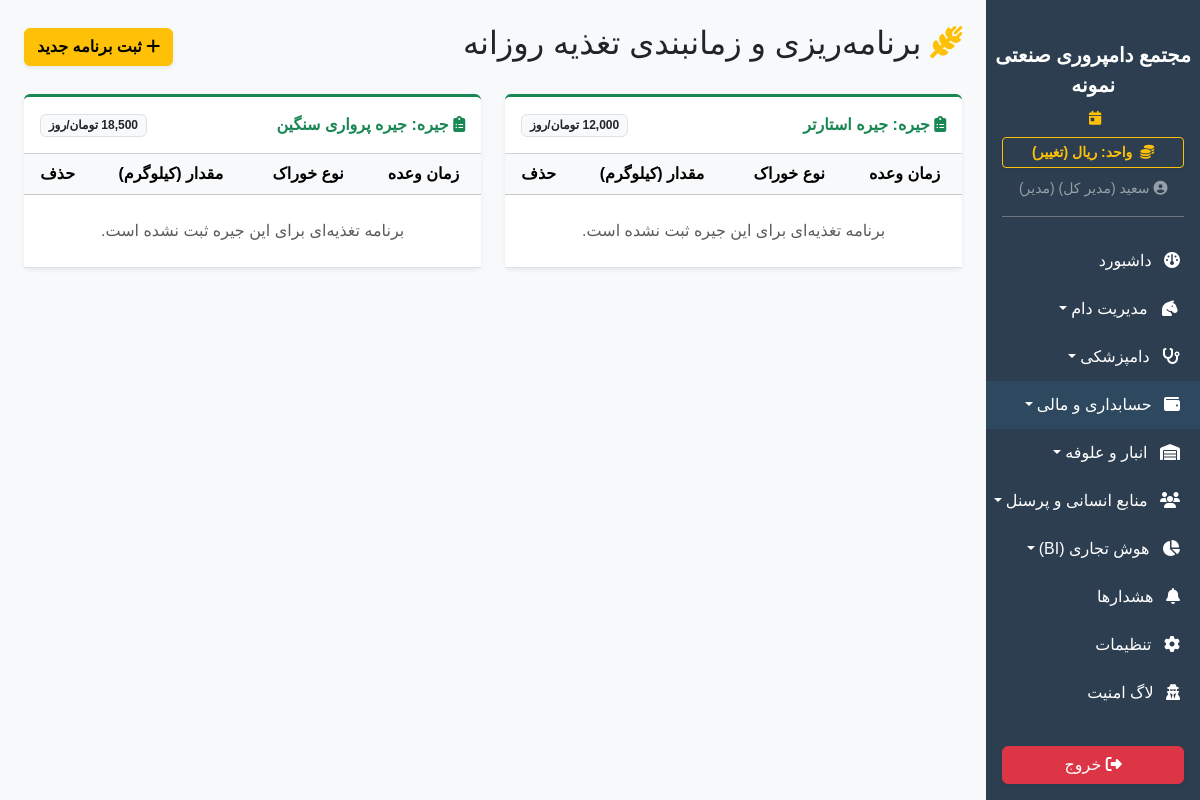
Screenshot of /feeding_schedule (signed in) with the database file from the repository.
### app/models.py (models this page shows)
class SystemSetting(db.Model):
    id = db.Column(db.Integer, primary_key=True)
    key = db.Column(db.String(50), unique=True, nullable=False)
    value = db.Column(db.String(255), nullable=False)
    description = db.Column(db.String(255), nullable=True)

class User(UserMixin, db.Model):
    id = db.Column(db.Integer, primary_key=True)
    username = db.Column(db.String(50), unique=True, nullable=False)
    password_hash = db.Column(db.String(255), nullable=False)
    name = db.Column(db.String(100), nullable=False)
    role = db.Column(db.String(20), default='کارگر') # مدیر، دامپزشک، حسابدار، کارگر
    can_view_livestock = db.Column(db.Boolean, default=False)
    can_view_finance = db.Column(db.Boolean, default=False)
    can_view_inventory = db.Column(db.Boolean, default=False)
    can_view_hr = db.Column(db.Boolean, default=False)
    can_view_reports = db.Column(db.Boolean, default=False)
    can_view_settings = db.Column(db.Boolean, default=False)

class FeedRation(db.Model):
    id = db.Column(db.Integer, primary_key=True)
    name = db.Column(db.String(100), nullable=False)
    daily_cost = db.Column(Numeric(18, 2), default=0.0)
    description = db.Column(db.String(255), nullable=True)
    schedules = db.relationship('FeedingSchedule', backref='ration', lazy=True, cascade="all, delete-orphan")

### app/blueprints/dashboard.py (the view)
@dashboard_bp.route('/feeding_schedule')
def feeding_schedule():
    from app.models import FeedRation
    return render_template('dashboard/feeding.html', rations=FeedRation.query.all())

### app/__init__.py (called while the page is built)
def get_system_setting(key, default):
    from app.models import SystemSetting
    s = SystemSetting.query.filter_by(key=key).first()
    return s.value if s else default

### app/blueprints/dashboard.py (called while the page is built)
@dashboard_bp.app_context_processor
def inject_settings():
    try:
        all_settings = {s.key: s.value for s in SystemSetting.query.all()}
    except:
        all_settings = {}
    return dict(system_settings=all_settings)

### app/templates/dashboard/feeding.html (shortened to what this page needs)
{% extends 'base.html' %}
{% block content %}
<div class="d-flex justify-content-between align-items-center mb-4">
    <h2><i class="fa-solid fa-wheat-awn text-warning"></i> برنامه‌ریزی و زمانبندی تغذیه روزانه</h2>
    <button class="btn btn-warning shadow-sm fw-bold" data-bs-toggle="modal" data-bs-target="#addScheduleModal"><i class="fa-solid fa-plus"></i> ثبت برنامه جدید</button>
</div>
<div class="row g-4">
    {% for ration in rations %}
    <div class="col-lg-6">
        <div class="card shadow-sm border-0 h-100 border-top border-success border-3">
            <div class="card-header bg-white fw-bold py-3 d-flex justify-content-between align-items-center">
                <span class="text-success"><i class="fa-solid fa-clipboard-list"></i> جیره: {{ ration.name }}</span>
                <span class="badge bg-light text-dark border">{{ "{:,.0f}".format(ration.daily_cost) }} تومان/روز</span>
            </div>
            <div class="card-body p-0">
                <div class="table-responsive">
                    <table class="table table-hover align-middle text-center mb-0">
                        <thead class="table-light"><tr><th>زمان وعده</th><th>نوع خوراک</th><th>مقدار (کیلوگرم)</th><th>حذف</th></tr></thead>
                        <tbody>
                            {% for schedule in ration.schedules %}
                            <tr>
                                <td class="fw-bold
                                    {% if schedule.time_of_day == 'صبح' %}text-primary
                                    {% elif schedule.time_of_day == 'ظهر' %}text-warning text-dark
                                    {% else %}text-secondary{% endif %}">
                                    <i class="fa-solid fa-clock"></i> {{ schedule.time_of_day }}
                                </td>
                                <td class="fw-bold">{{ schedule.feed_type }}</td>
                                <td class="text-success fw-bold">{{ schedule.amount_kg }} kg</td>
                                <td><a href="{{ url_for('dashboard.delete_setting', type='schedule', id=schedule.id) }}" class="btn btn-sm btn-outline-danger" onclick="return confirm('حذف شود؟')"><i class="fa-solid fa-trash"></i></a></td>
                            </tr>
                            {% else %}
                            <tr><td colspan="4" class="text-muted py-4">برنامه تغذیه‌ای برای این جیره ثبت نشده است.</td></tr>
                            {% endfor %}
                        </tbody>
                    </table>
                </div>
            </div>
        </div>
    </div>
    {% else %}
    <div class="col-12"><div class="alert alert-warning text-center">ابتدا باید در بخش تنظیمات، یک جیره غذایی تعریف کنید.</div></div>
    {% endfor %}
</div>
{% endblock %}

### app/templates/base.html (shortened to what this page needs)
<!DOCTYPE html>
<html lang="fa" dir="rtl">
<head>
    <link href="https://cdn.jsdelivr.net/gh/rastikerdar/vazirmatn@v33.003/Vazirmatn-font-face.css" rel="stylesheet">
    <link rel="stylesheet" href="https://unpkg.com/persian-datepicker@1.2.0/dist/css/persian-datepicker.min.css">
    <link rel="stylesheet" href="https://cdn.jsdelivr.net/npm/bootstrap@5.3.2/dist/css/bootstrap.rtl.min.css">
    <link rel="stylesheet" href="https://cdnjs.cloudflare.com/ajax/libs/font-awesome/6.4.2/css/all.min.css">
    <link rel="stylesheet" href="{{ url_for('static', filename='css/style.css') }}">
</head>
<body>
    <div class="d-flex" id="wrapper">
        <div class="sidebar-bg d-flex flex-column" id="sidebar-wrapper">
            <div class="sidebar-heading text-center pt-3 pb-2 text-white">
                <div class="fs-5 fw-bold">{{ system_settings.get('farm_name', 'دامداری من') }}</div>
            </div>
            <div class="text-center text-warning small mb-2 px-3">
                <i class="fa-solid fa-calendar-day me-1"></i>
            </div>
            <div class="px-3 mb-2">
                <a href="{{ url_for('dashboard.toggle_currency') }}" class="btn btn-sm btn-outline-warning w-100 fw-bold shadow-sm">
                    <i class="fa-solid fa-coins me-1"></i> واحد: {{ get_system_currency_from_settings() }} (تغییر)
                </a>
            </div>
            <div class="text-center text-white-50 mb-3 pb-3 border-bottom border-secondary mx-3">
                <small><i class="fa-solid fa-circle-user"></i> {% if current_user.is_authenticated %}{{ current_user.name }} ({{ current_user.role }}){% endif %}</small>
            </div>
            <div class="list-group list-group-flush my-1" id="sidebar-accordion" style="overflow-y: auto;">
                <a href="{{ url_for('dashboard.index') }}" class="list-group-item list-group-item-action bg-transparent text-white "><i class="fa-solid fa-gauge me-2"></i> داشبورد</a>
                {% if current_user.is_authenticated %}
                    {% if current_user.can_view_livestock %}
                    <a href="#livestockSubmenu" data-bs-toggle="collapse" class="list-group-item list-group-item-action bg-transparent text-white dropdown-toggle {% if request.blueprint == 'livestock' %}active-sidebar-link{% endif %}"><i class="fa-solid fa-horse-head me-2"></i> مدیریت دام</a>
                    {% if current_user.role in ['مدیر', 'دامپزشک'] %}
                    <a href="#vetSubmenu" data-bs-toggle="collapse" class="list-group-item list-group-item-action bg-transparent text-white dropdown-toggle"><i class="fa-solid fa-stethoscope me-2"></i> دامپزشکی</a>
                    {% endif %}
                    {% endif %}
                    {% if current_user.can_view_finance %}
                    <a href="#financeSubmenu" data-bs-toggle="collapse" class="list-group-item list-group-item-action bg-transparent text-white dropdown-toggle finance-menu-item " ><i class="fa-solid fa-wallet me-2"></i> حسابداری و مالی</a>
                    {% endif %}
                    {% if current_user.can_view_inventory or current_user.role == 'مدیر' %}
                    <a href="#inventorySubmenu" data-bs-toggle="collapse" class="list-group-item list-group-item-action bg-transparent text-white dropdown-toggle {% if request.blueprint == 'inventory' %}active-sidebar-link{% endif %}"><i class="fa-solid fa-warehouse me-2"></i> انبار و علوفه</a>
                    {% endif %}
                    {% if current_user.can_view_hr or current_user.role == 'مدیر' %}
                    <a href="#hrSubmenu" data-bs-toggle="collapse" class="list-group-item list-group-item-action bg-transparent text-white dropdown-toggle {% if request.blueprint == 'hr' %}active-sidebar-link{% endif %}"><i class="fa-solid fa-users me-2"></i> منابع انسانی و پرسنل</a>
                    {% endif %}
                    {% if current_user.can_view_reports or current_user.role == 'مدیر' %}
                    <a href="#biSubmenu" data-bs-toggle="collapse" class="list-group-item list-group-item-action bg-transparent text-white dropdown-toggle {% if request.blueprint == 'reports' %}active-sidebar-link{% endif %}"><i class="fa-solid fa-chart-pie me-2"></i> هوش تجاری (BI)</a>
                    {% endif %}
                    {% if current_user.role != 'کارگر' %}
                    <a href="{{ url_for('dashboard.warnings') }}" class="list-group-item list-group-item-action bg-transparent text-white">
                    <i class="fa-solid fa-bell me-2"></i> هشدارها
                    </a>
                    {% endif %}
                    {% if current_user.can_view_settings or current_user.role == 'مدیر' %}
                    <a href="{{ url_for('dashboard.settings') }}" class="list-group-item list-group-item-action bg-transparent text-white"><i class="fa-solid fa-gear me-2"></i> تنظیمات</a>
                    {% endif %}
                    <a href="{{ url_for('dashboard.audit_logs') }}" class="list-group-item list-group-item-action bg-transparent text-white"><i class="fa-solid fa-user-secret me-2"></i> لاگ امنیت </a>
                    {% endif %}
            </div>
            <div class="mt-auto p-3 w-100">
                <a href="{{ url_for('auth.logout') }}" class="btn btn-danger w-100 shadow-sm"><i class="fa-solid fa-right-from-bracket"></i> خروج</a>
            </div>
        </div>
        <div id="page-content-wrapper" class="w-100 bg-light" style="overflow-x: hidden;">
            <div class="container-fluid p-4">{% block content %}{% endblock %}</div>
        </div>
    </div>
</body>
</html>

### app/static/css/style.css (style rules this page uses)
body { font-family: 'Vazirmatn', sans-serif !important; background-color: #f8f9fa; }
#sidebar-wrapper { height: 100vh; position: sticky; top: 0; overflow-y: auto; width: 260px; background-color: #2c3e50; transition: margin .3s ease-out, transform .3s ease-out; }
#sidebar-wrapper .list-group-item { border: none; padding: 12px 20px; transition: all 0.3s; }
#page-content-wrapper { min-width: 0; width: 100%; }
.table-responsive { overflow-x: auto; overflow-y: visible !important; }

### app/templates/base.html (style rules this page uses)
.finance-menu-item { background-color: rgba(52, 152, 219, 0.1) !important; border-bottom: 1px solid rgba(255,255,255,0.05); }

### rows the page displays
SystemSetting: get "مجتمع دامپروری صنعتی نمونه"
SystemSetting: value "ریال"
User: name "سعید (مدیر کل)", role "مدیر"
FeedRation: name "جیره استارتر", daily_cost "12,000"
FeedRation: name "جیره پرواری سنگین", daily_cost "18,500"
